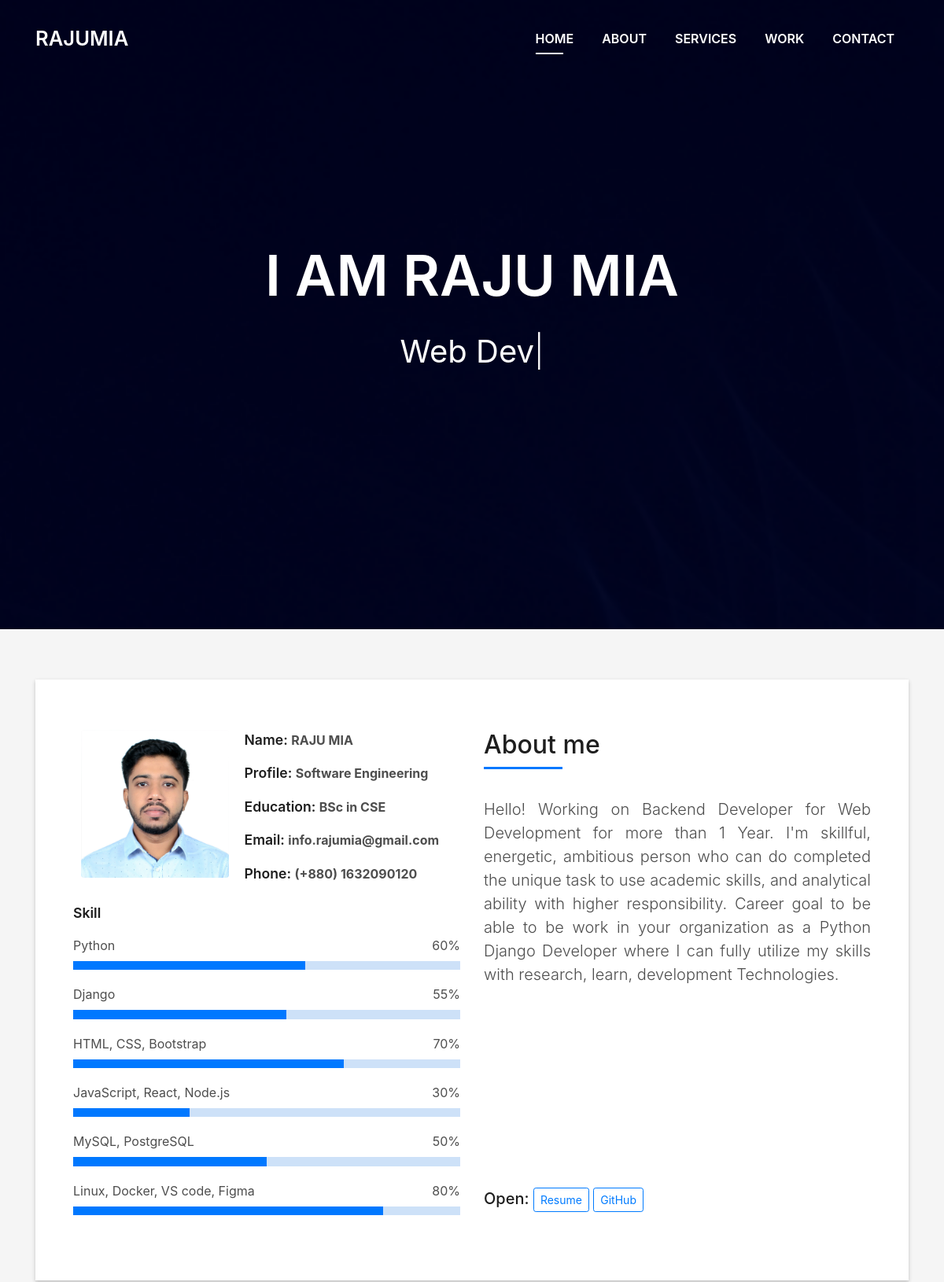
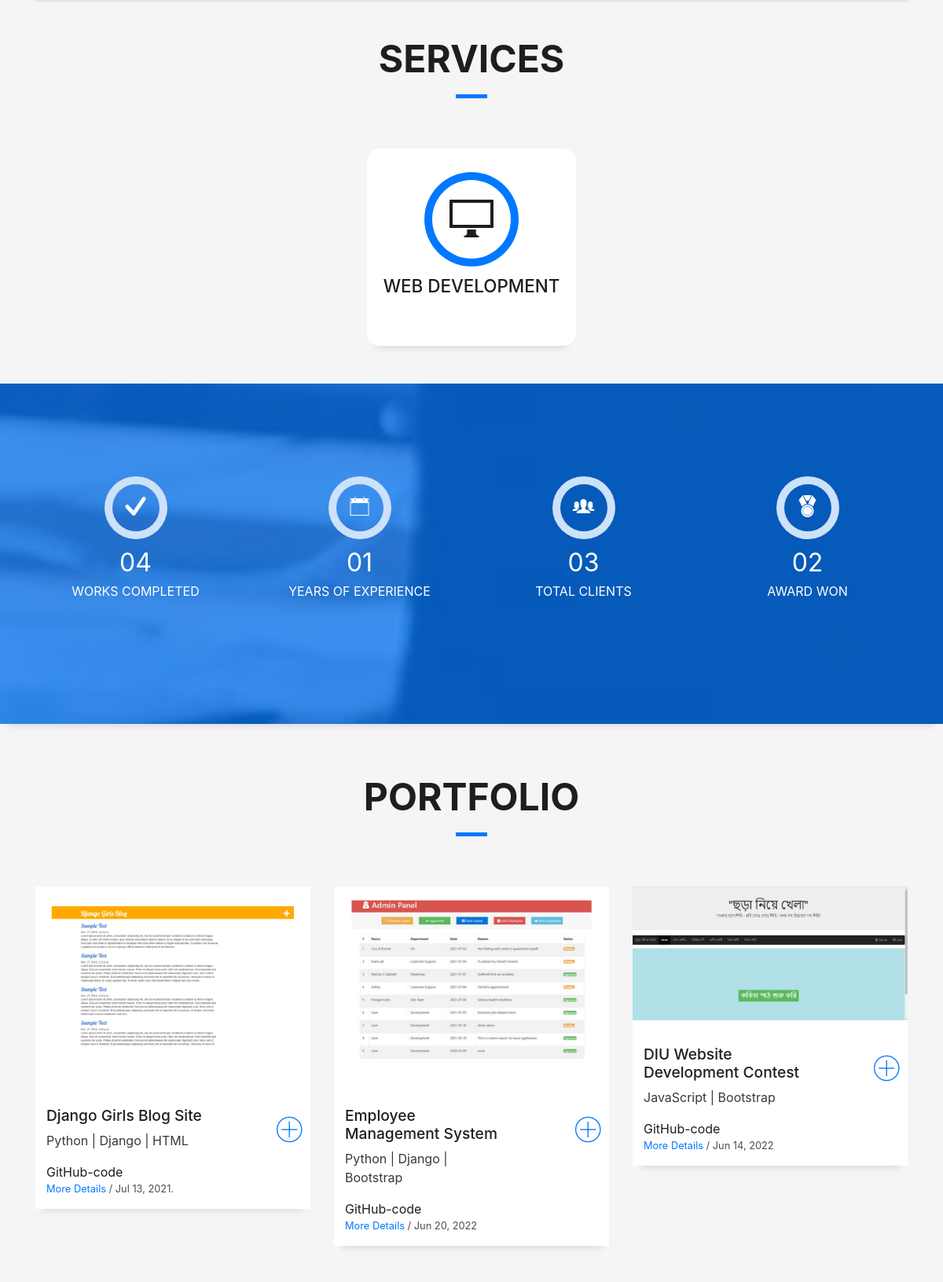
The page / (upper part) on the database its author committed (2 pictures, top to bottom).
### portfolioapp/models.py (models this page shows, shortened)
class AboutMe(models.Model):
    user = models.OneToOneField(User, on_delete=models.CASCADE)
    fullname = models.CharField(max_length = 50)
    nickname = models.CharField(max_length = 25)
    profile = models.CharField(max_length = 100)
    specialist = models.CharField(max_length = 100)
    age = models.IntegerField()
    number=models.IntegerField()
    education = models.CharField(max_length = 100)
    mail = models.EmailField()
    linkedin = models.CharField(max_length = 500)
    twitter = models.CharField(max_length = 500)
    github = models.CharField(max_length = 500)
    facebook = models.CharField(max_length = 500)
    whatsapp = models.IntegerField()
    telegram = models.IntegerField()
    address = models.CharField(max_length = 500)
    aboutme = models.TextField(max_length = 2000)

### portfolioapp/views.py (the view, shortened to what this page needs)
# urls.py: 2. Add a URL to urlpatterns:  path('', views.home, name='home')
def home(request):
    aboutmeall = AboutMe.objects.get(id=1)
    context = {'about': aboutmeall}
    return render(request, 'index.html', context)

### portfolioapp/templates/index.html (shortened to what this page needs)
<!DOCTYPE html>
<html lang="en">
  <head>
    <link
      href="../static/lib/bootstrap/css/bootstrap.min.css"
      rel="stylesheet"
    />
    <link
      href="../static/lib/font-awesome/css/font-awesome.min.css"
      rel="stylesheet"
    />
    <link href="../static/lib/animate/animate.min.css" rel="stylesheet" />
    <link href="../static/lib/ionicons/css/ionicons.min.css" rel="stylesheet" />
    <link
      href="../static/lib/owlcarousel/assets/owl.carousel.min.css"
      rel="stylesheet"
    />
    <link href="../static/lib/lightbox/css/lightbox.min.css" rel="stylesheet" />
    <link href="../static/css/style.css" rel="stylesheet" />
  </head>
  <body id="page-top">
    <nav
      class="navbar navbar-b navbar-trans navbar-expand-md fixed-top"
      id="mainNav"
    >
      <div class="container">
        <a class="navbar-brand js-scroll" href="#page-top">RAJUMIA</a>
        <div
          class="navbar-collapse collapse justify-content-end"
          id="navbarDefault"
        >
          <ul class="navbar-nav">
            <li class="nav-item">
              <a class="nav-link js-scroll active" href="#home">Home</a>
            </li>
            <li class="nav-item">
              <a class="nav-link js-scroll" href="#about">About</a>
            </li>
            <li class="nav-item">
              <a class="nav-link js-scroll" href="#service">Services</a>
            </li>
            <li class="nav-item">
              <a class="nav-link js-scroll" href="#work">Work</a>
            </li>
            <li class="nav-item">
              <a class="nav-link js-scroll" href="#contact">Contact</a>
            </li>
          </ul>
        </div>
      </div>
    </nav>
    <div
      id="home"
      class="intro route bg-image"
      style="background-image: url(../static/img/intro-bg.png)"
    >
      <div class="overlay-itro"></div>
      <div class="intro-content display-table">
        <div class="table-cell">
          <div class="container">
            <h1 class="intro-title mb-4">I AM RAJU MIA</h1>
            <p class="intro-subtitle">
              <strong class="text-slider"></strong>
            </p>
          </div>
        </div>
      </div>
    </div>
    <section id="about" class="about-mf sect-pt4 route">
      <div class="container">
        <div class="row">
          <div class="col-sm-12">
            <div class="box-shadow-full">
              <div class="row">
                <div class="col-md-6">
                  <div class="row">
                    <div class="col-sm-6 col-md-5">
                      <div class="about-img">
                        <img
                          src="../static/img/testimonial-2.jpg"
                          class="img-fluid rounded b-shadow-a"
                          alt=""
                        />
                      </div>
                    </div>
                    <div class="col-sm-6 col-md-7">
                      <div class="about-info">
                        <p>
                          <span class="title-s">Name: </span>
                          <span style="font-weight: bold;">{{ about.fullname }}</span>
                        </p>
                        <p>
                          <span class="title-s">Profile: </span>
                          <span style="font-weight: bold;">{{ about.profile }}</span>
                        </p>
                        <p>
                          <span class="title-s">Education: </span>
                          <span style="font-weight: bold;">{{ about.education }}</span>
                        </p>
                        <p>
                          <span class="title-s">Email: </span>
                          <span style="font-weight: bold;">{{ about.mail }}</span>
                        </p>
                        <p>
                          <span class="title-s">Phone: </span>
                          <span style="font-weight: bold;">(+880) {{ about.number }}</span>
                        </p>
                      </div>
                    </div>
                  </div>
                  <div class="skill-mf">
                    <p class="title-s">Skill</p>
                    <span>Python</span> <span class="pull-right">60%</span>
                    <div class="progress">
                      <div
                        class="progress-bar"
                        role="progressbar"
                        style="width: 60%"
                        aria-valuenow="60"
                        aria-valuemin="0"
                        aria-valuemax="100"
                      ></div>
                    </div>
                    <span>Django</span> <span class="pull-right">55%</span>
                    <div class="progress">
                      <div
                        class="progress-bar"
                        role="progressbar"
                        style="width: 55%"
                        aria-valuenow="55"
                        aria-valuemin="0"
                        aria-valuemax="100"
                      ></div>
                    </div>
                    <span>HTML, CSS, Bootstrap</span>
                    <span class="pull-right">70%</span>
                    <div class="progress">
                      <div
                        class="progress-bar"
                        role="progressbar"
                        style="width: 70%"
                        aria-valuenow="70"
                        aria-valuemin="0"
                        aria-valuemax="100"
                      ></div>
                    </div>
                    <span>JavaScript, React, Node.js</span> <span class="pull-right">30%</span>
                    <div class="progress">
                      <div
                        class="progress-bar"
                        role="progressbar"
                        style="width: 30%"
                        aria-valuenow="30"
                        aria-valuemin="0"
                        aria-valuemax="100"
                      ></div>
                    </div>
                    <span>MySQL, PostgreSQL</span> <span class="pull-right">50%</span>
                    <div class="progress">
                      <div
                        class="progress-bar"
                        role="progressbar"
                        style="width: 50%"
                        aria-valuenow="50"
                        aria-valuemin="0"
                        aria-valuemax="100"
                      ></div>
                    </div>
                    <span>Linux, Docker, VS code, Figma</span> <span class="pull-right">80%</span>
                    <div class="progress">
                      <div
                        class="progress-bar"
                        role="progressbar"
                        style="width: 80%"
                        aria-valuenow="80"
                        aria-valuemin="0"
                        aria-valuemax="100"
                      ></div>
                    </div>
                  </div>
                </div>
                <div class="col-md-6">
                  <div class="about-me pt-4 pt-md-0">
                    <div class="title-box-2">
                      <h5 class="title-left">About me</h5>
                    </div>
                    <p class="lead" style="text-align: justify;">
                      {{ about.aboutme }}
                      <br><br><br> <br><br><br> <br><br><br>
                    </p>
                    <div class="more-info">
                      <h5 cclass="title-left" >Open:
                        <a href="https://www.canva.com/design/DAFRR9hnUfY/uzN4PKUoFyIiQSO-MvusHw/view?utm_content=DAFRR9hnUfY&utm_campaign=designshare&utm_medium=link&utm_source=publishsharelink" target="_blank">
                          <button type="button" class="btn btn-outline-primary btn-sm">Resume</button>
                        </a>
                        <a href="{{ about.github }}" target="_blank">
                          <button type="button" class="btn btn-outline-primary btn-sm">GitHub</button>
                        </a>
                      </h5>
                    </div>
                  </div>
                </div>
              </div>
            </div>
          </div>
        </div>
      </div>
    </section>
    <section id="service" class="services-mf route">
      <div class="container">
        <div class="row">
          <div class="col-sm-12">
            <div class="title-box text-center">
              <h3 class="title-a">Services</h3>
              <div class="line-mf"></div>
            </div>
          </div>
        </div>
        <div class="row">
          <div class="col d-flex justify-content-center">
            <div class="service-box">
              <div class="service-ico">
                <span class="ico-circle"><i class="ion-monitor"></i></span>
              </div>
              <div class="service-content">
                <h2 class="s-title">Web Development</h2>
              </div>
            </div>
          </div>
        </div>
      </div>
    </section>
    <div
      class="section-counter paralax-mf bg-image"
      style="background-image: url(../static/img/counters-bg.jpg)"
    >
      <div class="overlay-mf"></div>
      <div class="container">
        <div class="row">
          <div class="col-sm-3 col-lg-3">
            <div class="counter-box">
              <div class="counter-ico">
                <span class="ico-circle"
                  ><i class="ion-checkmark-round"></i
                ></span>
              </div>
              <div class="counter-num">
                <p class="counter">04</p>
                <span class="counter-text">WORKS COMPLETED</span>
              </div>
            </div>
          </div>
          <div class="col-sm-3 col-lg-3">
            <div class="counter-box pt-4 pt-md-0">
              <div class="counter-ico">
                <span class="ico-circle"
                  ><i class="ion-ios-calendar-outline"></i
                ></span>
              </div>
              <div class="counter-num">
                <p class="counter">01</p>
                <span class="counter-text">YEARS OF EXPERIENCE</span>
              </div>
            </div>
          </div>
          <div class="col-sm-3 col-lg-3">
            <div class="counter-box pt-4 pt-md-0">
              <div class="counter-ico">
                <span class="ico-circle"><i class="ion-ios-people"></i></span>
              </div>
              <div class="counter-num">
                <p class="counter">03</p>
                <span class="counter-text">TOTAL CLIENTS</span>
              </div>
            </div>
          </div>
          <div class="col-sm-3 col-lg-3">
            <div class="counter-box pt-4 pt-md-0">
              <div class="counter-ico">
                <span class="ico-circle"><i class="ion-ribbon-a"></i></span>
              </div>
              <div class="counter-num">
                <p class="counter">02</p>
                <span class="counter-text">AWARD WON</span>
              </div>
            </div>
          </div>
        </div>
      </div>
    </div>
    <section id="work" class="portfolio-mf sect-pt4 route">
      <div class="container">
        <div class="row">
          <div class="col-sm-12">
            <div class="title-box text-center">
              <h3 class="title-a">Portfolio</h3>
              <div class="line-mf"></div>
            </div>
          </div>
        </div>
        <div class="row">
          <div class="col-md-4">
            <div class="work-box">
              <a href="../static/img/work-1.jpg" data-lightbox="gallery-mf">
                <div class="work-img">
                  <img
                    src="../static/img/work-1.png"
                    alt=""
                    class="img-fluid"
                  />
                </div>
                <div class="work-content">
                  <div class="row">
                    <div class="col-sm-8">
                      <h2 class="w-title">Django Girls Blog Site</h2>
                      <p class="text-dark">Python | Django | HTML</p>
                      <a href="https://github.com/Raju-Mia/config_simple_project3" target="_blank"><span class="w-ctegory">GitHub-code</span></a>
                      <div class="w-more">
                        <span class="w-ctegory">More Details</span> /
                        <span class="w-date">Jul 13, 2021.</span>
                      </div>
                    </div>
                    <div class="col-sm-4">
                      <div class="w-like">
                        <span class="ion-ios-plus-outline"></span>
                      </div>
                    </div>
                  </div>
                </div>
              </a>
            </div>
          </div>
          <div class="col-md-4">
            <div class="work-box">
              <a href="../static/img/work-2.jpg" data-lightbox="gallery-mf">
                <div class="work-img">
                  <img
                    src="../static/img/work-2.png"
                    alt=""
                    class="img-fluid"
                  />
                </div>
                <div class="work-content">
                  <div class="row">
                    <div class="col-sm-8">
                      <h2 class="w-title">Employee Management System</h2>
                      <p class="text-dark">Python | Django | Bootstrap</p>
                      <a href="https://github.com/Raju-Mia/EMS_WITH_PYTHON_DJANGO" target="_blank"><span class="w-ctegory">GitHub-code</span></a>
                      <div class="w-more">
                        <span class="w-ctegory">More Details</span> /
                        <span class="w-date">Jun 20, 2022</span>
                      </div>
                    </div>
                    <div class="col-sm-4">
                      <div class="w-like">
                        <span class="ion-ios-plus-outline"></span>
                      </div>
                    </div>
                  </div>
                </div>
              </a>
            </div>
          </div>
          <div class="col-md-4">
            <div class="work-box">
              <a href="../static/img/work-3.png" data-lightbox="gallery-mf">
                <div class="work-img">
                  <img
                    src="../static/img/work-3.png"
                    alt=""
                    class="img-fluid"
                  />
                </div>
                <div class="work-content">
                  <div class="row">
                    <div class="col-sm-8">
                      <h2 class="w-title">DIU Website Development Contest</h2>
                      <p class="text-dark">JavaScript | Bootstrap</p>
                      <a href="https://github.com/Raju-Mia/childpoem" target="_blank"><span class="w-ctegory">GitHub-code</span></a>
                      <div class="w-more">
                        <span class="w-ctegory">More Details</span> /
                        <span class="w-date">Jun 14, 2022</span>
                      </div>
                    </div>
                    <div class="col-sm-4">
                      <div class="w-like">
                        <span class="ion-ios-plus-outline"></span>
                      </div>
                    </div>
                  </div>
                </div>
              </a>
            </div>
          </div>
        </div>
      </div>
    </section>
  </body>
</html>

### rows shown on the page
AboutMe: fullname "RAJU MIA", profile "Software Engineering", education "BSc in CSE", mail "info.rajumia@gmail.com", number "1632090120", aboutme "Hello! Working on Backend Developer for Web Development for more than 1 Year. I'm skillful, energetic, ambitious person who can do completed the unique task to use academic skills, and analytical ability with higher responsibility. Career goal to be able to be work in your organization as a Python Django Developer where I can fully utilize my skills with research, learn, development Technologies."
